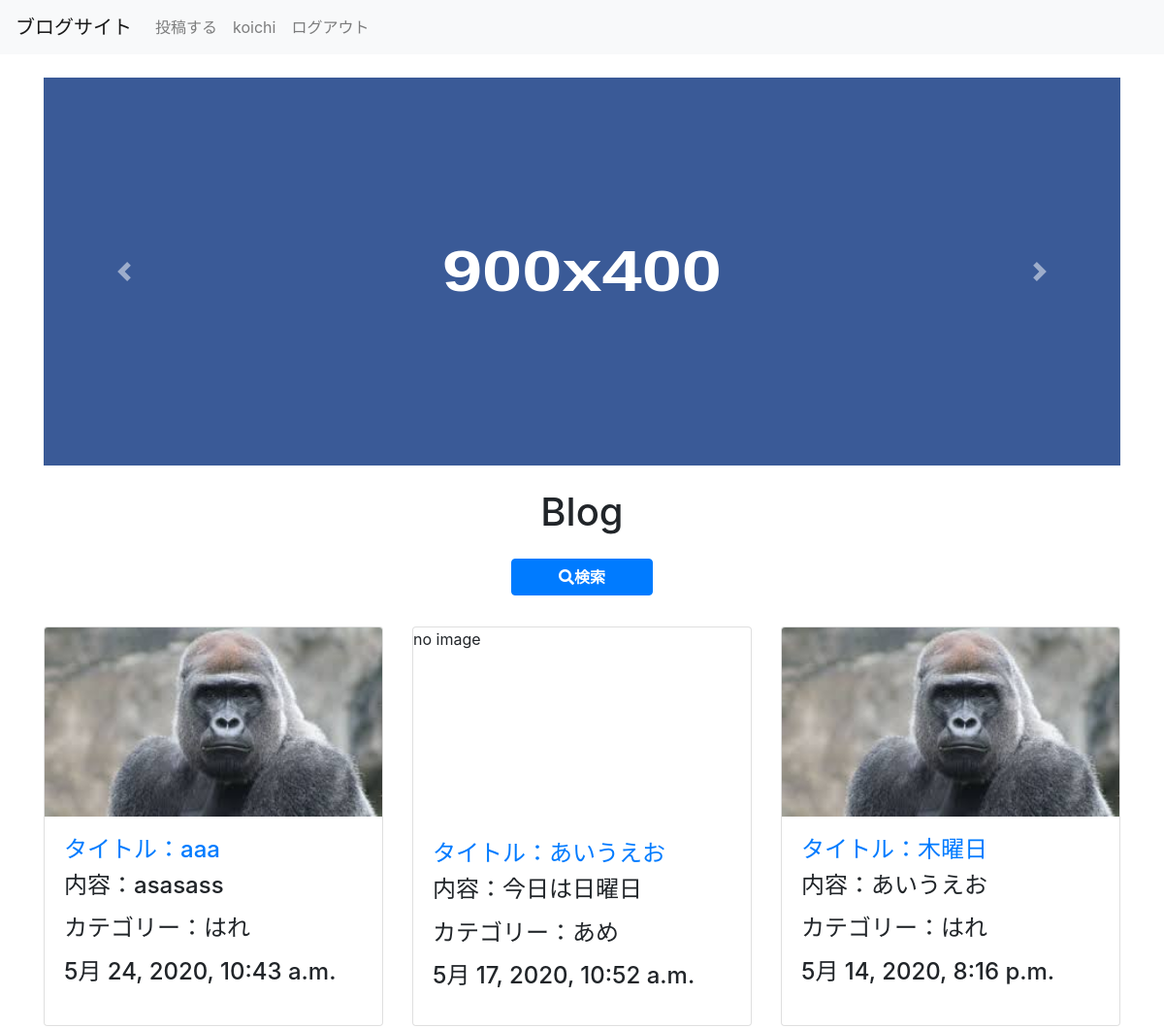
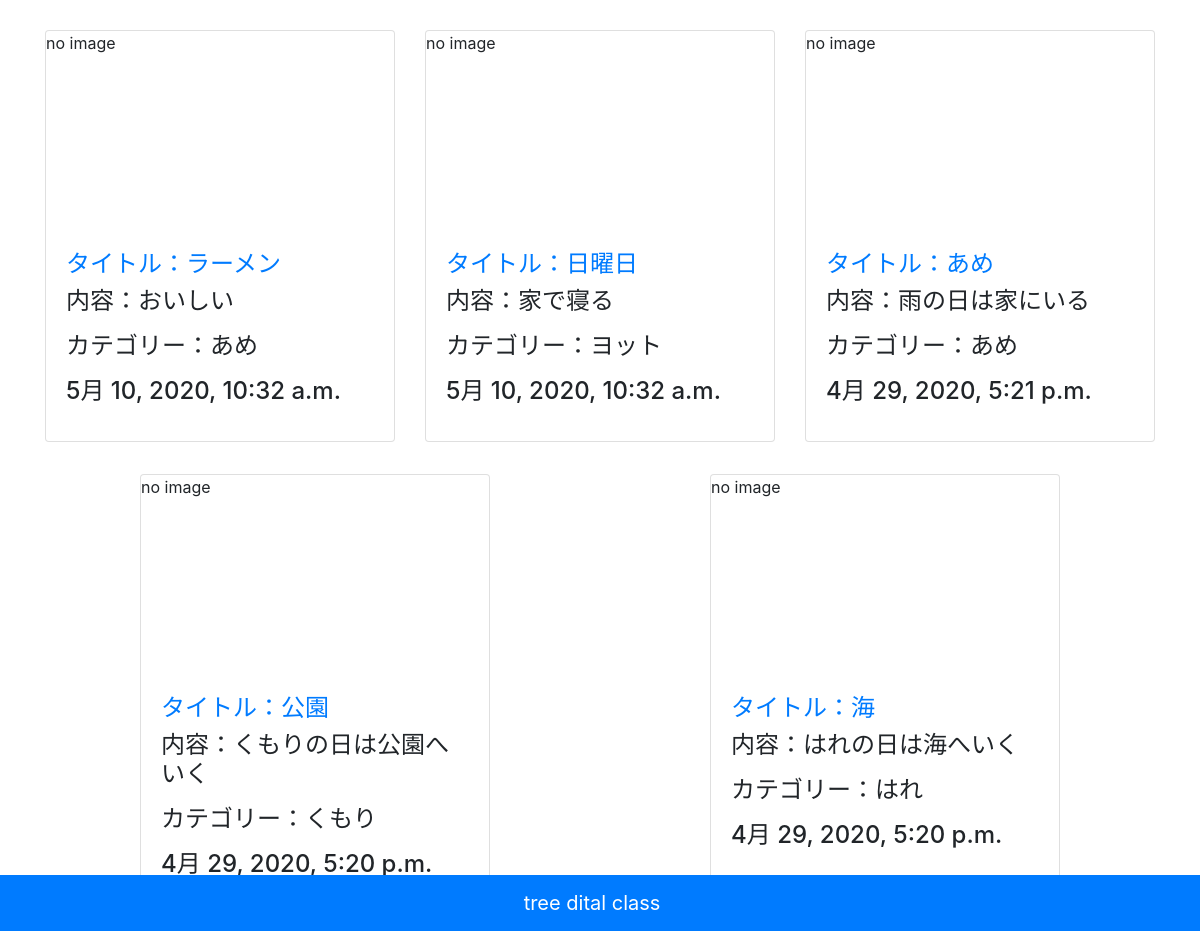
The app's page / (signed in) with its own data (2 pictures, top to bottom).
### okayama_app/models.py (models this page shows, shortened)
class Post(models.Model):
  title = models.CharField('タイトル', max_length=255)
  text = models.TextField('本文')
  image=models.ImageField('画像', upload_to='images', blank=True)
  created_at = models.DateTimeField('作成日', default=timezone.now)
  tag = models.ForeignKey(Tag, verbose_name='タグ', on_delete=models.PROTECT)
  user = models.ForeignKey(User, on_delete=models.CASCADE)#追加

class Tag(models.Model):
    name=models.CharField('タグ名', max_length=255)
    created_at= models.DateTimeField('作成日', default=timezone.now)
    def __str__(self):
        return self.name

### okayama_app/views.py (the view)
# urls.py: path('', views.index, name='index'),
def index(request):
   posts = Post.objects.all().order_by('-created_at')
   title_or_user = request.GET.get('title_or_user')
   date_min = request.GET.get('date_min')
   date_max = request.GET.get('date_max')
   tag = request.GET.get('tag')
   if is_valid_q(title_or_user):
       posts = posts.filter(Q(title__icontains=title_or_user)
                      | Q(user__username__icontains=title_or_user)
                      ).distinct()
   if is_valid_q(date_min):
       posts = posts.filter(created_at__gte=date_min)
   if is_valid_q(date_max):
       posts = posts.filter(created_at__lt=date_max)
   if is_valid_q(tag) and tag != 'タグを選択...':
       posts = posts.filter(tag__name=tag)
   return render(request, 'okayama_app/index.html',
   {'posts': posts, 'title_or_user': title_or_user , 'date_min': date_min, 'date_max': date_max ,'tag': tag})

### okayama_app/tag_list.py (called while the page is built)
def common(request):
  context={
    'tags': Tag.objects.all(),
  }
  return context

### okayama_app/views.py (called while the page is built)
def is_valid_q(q):
   return q != '' and q is not None

### templates/okayama_app/index.html (shortened to what this page needs)
{% extends 'base.html' %}
{% block content %}
<div id="carouselExampleIndicators" class="carousel slide" data-ride="carousel">
 <div class="carousel-inner" role="listbox">
   <div class="carousel-item active">
     <img class="d-block w-100" data-src="holder.js/900x400?theme=social" alt="900x400" data-holder-rendered="true" style="width: 900px; height: 400px;">
   </div>
 </div>
 <a class="carousel-control-prev" href="#carouselExampleIndicators" role="button" data-slide="prev">
   <span class="carousel-control-prev-icon" aria-hidden="true"></span>
 </a>
 <a class="carousel-control-next" href="#carouselExampleIndicators" role="button" data-slide="next">
   <span class="carousel-control-next-icon" aria-hidden="true"></span>
 </a>
</div>
<h1 class="text-center my-4">Blog</h1>
<button data-toggle="modal" data-target=".bd-example-modal-lg" style="margin: 0 auto;" type="button" class="btn btn-primary d-block my-3 px-5"><i class="fa fa-search">検索</i></button>
<div class="row justify-content-around">
{% for post in posts %}
<div class="card my-3" style="width: 350px;">
{% if post.image %}
 <img class="card-img-top" src="{{ post.image.url }}" alt="Card image cap">
 {% else %}
 <p style="height: 183px;">no image</p>
 {% endif %}
 <div class="card-body">
   <h4 class="card-title"><a href="{% url 'okayama_app:detail' post_id=post.id %}"><h4>タイトル：{{ post.title }}</h4></a>
   <p class="card-text">
     内容：{{ post.text }}
   </p>
   <p class="card-text">
     カテゴリー：{{ post.tag }}
   </p>
   <p>{{post.created_at}}</p>
 </div>
</div>
{% endfor %}
</div>
{% endblock %}

### templates/header.html (shortened to what this page needs)
<nav class="navbar navbar-expand-lg navbar-light bg-light">
  <a class="navbar-brand" href="/">ブログサイト</a>
  <div class="navbar-collapse collapse" id="navbarSupportedContent" style="">
    <ul class="navbar-nav mr-auto">
      {% if request.user.is_authenticated %}
      <li class="nav-item">
        <a class="nav-link" href="{% url 'okayama_app:add' %}">投稿する</a>
      </li>
      <li class="nav-item">
        <a class="nav-link" href="{% url 'users:users' pk=user.pk %}">{{request.user.username}}</a>
      </li>
      <li class="nav-item">
        <a class="nav-link" href="{% url 'users:logout' %}">ログアウト</a>
      </li>
      {% else %}
      <li class="nav-item">
        <a class="nav-link" href="{% url 'users:login' %}">ログイン</a>
      </li>
      {% endif %}
    </ul>
  </div>
 </nav>

### records on screen
Post: image (picture), title "aaa", text "asasass", tag "はれ", created_at "5月 24, 2020, 10:43 a.m."
Post: image "no image", title "あいうえお", text "今日は日曜日", tag "あめ", created_at "5月 17, 2020, 10:52 a.m."
Post: image (picture), title "木曜日", text "あいうえお", tag "はれ", created_at "5月 14, 2020, 8:16 p.m."
Post: image "no image", title "ラーメン", text "おいしい", tag "あめ", created_at "5月 10, 2020, 10:32 a.m."
Post: image "no image", title "日曜日", text "家で寝る", tag "ヨット", created_at "5月 10, 2020, 10:32 a.m."
Post: image "no image", title "あめ", text "雨の日は家にいる", tag "あめ", created_at "4月 29, 2020, 5:21 p.m."
Post: image "no image", title "公園", text "くもりの日は公園へいく", tag "くもり", created_at "4月 29, 2020, 5:20 p.m."
Post: image "no image", title "海", text "はれの日は海へいく", tag "はれ", created_at "4月 29, 2020, 5:20 p.m."

### other values on screen
{{ request.user.username }} "koichi"
